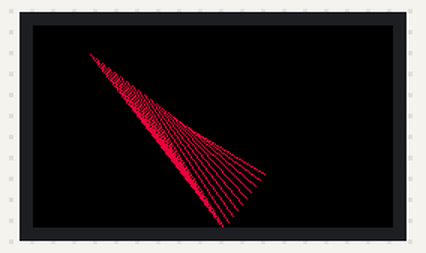
A program run on a simulated Raspberry Pi Pico running MicroPython. On the bench: 240×135 colour display. Random numbers come from a fixed seed; library files of the repository ran but are not shown: LCD_1inch14.py; what the program prints to the serial console is not drawn.

Above: at 0.46 s.
At 6.49 s:
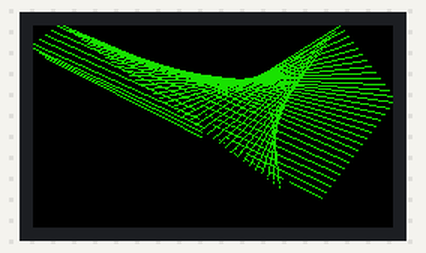
At 17.35 s:
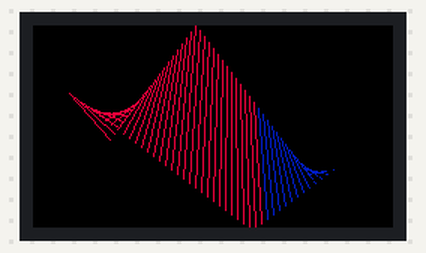
At 28.21 s:
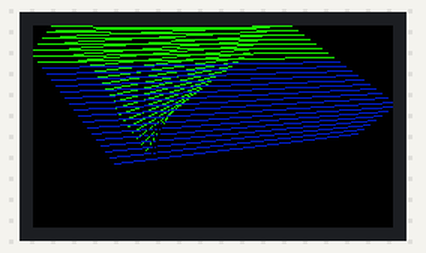
At 29.42 s:
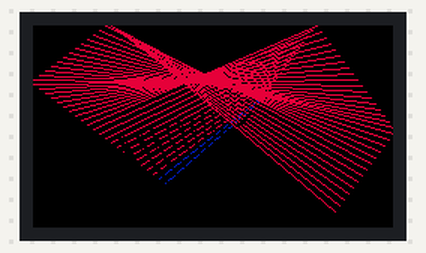
At 35.15 s:
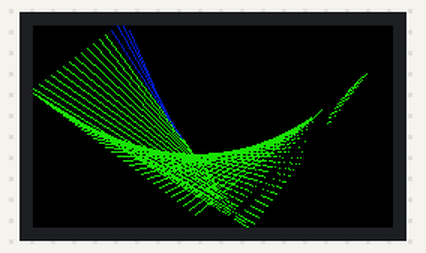

The program:

lines.py
```python
from LCD_1inch14 import LCD_1inch14
from machine import Pin,SPI,PWM,Timer
import framebuf, math
import utime
from random import randint
from sys import exit
import _thread


class Point():
    def __init__(self):
        self.x = 0
        self.y = 0
        self.ax = 1
        self.ay = 1
        self.c = 0


BL = 13
DC = 8
RST = 12
MOSI = 11
SCK = 10
CS = 9

p = []
token = 0
c=0
gticks = 0
cores = 1    # 1 or 2

LCD = LCD_1inch14()

def timed_function(f, *args, **kwargs):
    myname = str(f).split(' ')[1]
    def new_func(*args, **kwargs):
        t = utime.ticks_us()
        result = f(*args, **kwargs)
        delta = utime.ticks_diff(utime.ticks_us(), t)
        print('Function {} Time = {:6.3f}ms'.format(myname, delta/1000))
        return result
    return new_func

def init_point():
    for i in range(0,100):
        p.append(Point())
    p[0].x = 100
    p[0].y = 100
    p[0].ax = 3
    p[0].ay = 4
    p[1].x = randint(0,240)
    p[1].y = randint(0,135)
    p[1].ax = 4
    p[1].ay = 3


def p_list():
    for i in range(len(p)-4,0,-2):
        print(i,p[i].x,p[i+1].x)


#@timed_function
def lines():
    global token, c
    for i in range(len(p)-4,0,-2):
        p[i].x = p[i-2].x
        p[i].y = p[i-2].y
        p[i+1].x = p[i-1].x
        p[i+1].y = p[i-1].y
    for i in range(0,2):
        p[i].x += p[i].ax
        p[i].y += p[i].ay
        if p[i].x > 240:
            p[i].x = 240
            p[i].ax = -p[i].ax
        if p[i].x < 0:
            p[i].x = 0
            p[i].ax = -p[i].ax
        if p[i].y > 135:
            p[i].y = 135
            p[i].ay = -p[i].ay
        if p[i].y < 0:
            p[i].y = 0
            p[i].ay = -p[i].ay
    #LCD.fill(LCD.black)
    c += 1
    if c<50:
        color = LCD.red
    elif c<100:
        color = LCD.green
    elif c<150:
        color = LCD.blue
    else:
        c = 0
        color = LCD.red
    LCD.line(p[0].x,p[0].y,p[1].x,p[1].y,color)
    LCD.line(p[90].x,p[90].y,p[91].x,p[91].y,LCD.black)

def show_display():
    global token
    while True:
        LCD.show()
        token = 0

if cores == 2:
    _thread.start_new_thread(show_display, ())


if __name__=='__main__':
    pwm = PWM(Pin(BL))
    pwm.freq(1000)
    pwm.duty_u16(32768)#max 65535
    LCD.fill(LCD.black)
    #LCD.show()

    key0 = Pin(15,Pin.IN)
    key1 = Pin(17,Pin.IN)
    key2 = Pin(2 ,Pin.IN)
    key3 = Pin(3 ,Pin.IN)

    init_point()

    c=0
    x1=100
    y1=50
    x2=130
    y2=80
    deg=90
    while(1):
        if cores == 1:
            LCD.show()
        if token == 0 or cores==1:
            lines()
            token =1
        while token == 1 and cores == 2:
            pass
        delta = utime.ticks_diff(utime.ticks_us(), gticks)
        print(1_000_000/delta)
        gticks = utime.ticks_us()
```
